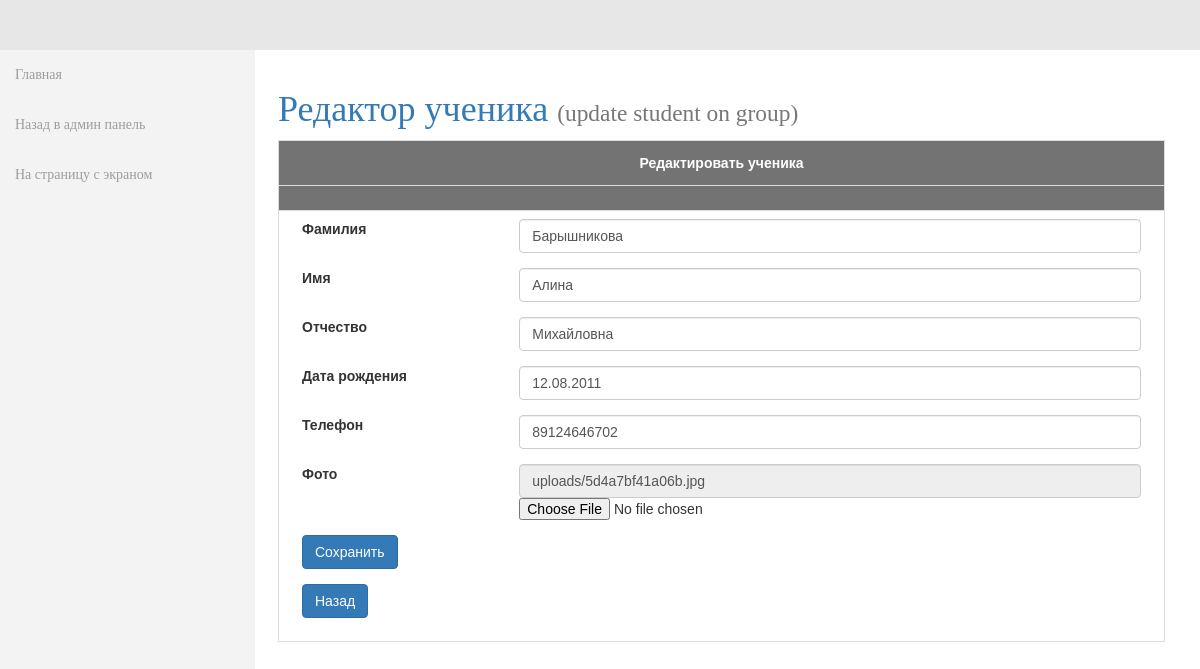
/admin/birthdate/grouplists/editst.php?studentid=11&id=380, run on the app's committed database.
### tables this page shows
CREATE TABLE IF NOT EXISTS `student` (
  `id` int(11) NOT NULL,
  `fname` varchar(50) NOT NULL,
  `lname` varchar(50) NOT NULL,
  `mname` varchar(50) NOT NULL,
  `birthdate` varchar(50) NOT NULL,
  `tel` varchar(50) NOT NULL,
  `photochash` varchar(255) DEFAULT NULL,
  `tableid` int(11) DEFAULT NULL,
  `studentid` int(11) DEFAULT NULL,
  `orgid` int(11) DEFAULT NULL
);

### admin/birthdate/src/Models/Edittitle/Edittitle.php (called while the page is built, shortened)
<?php
class Edittitle
{
    public $table = 'studenttitle_headline';
    function headertitle()
    {
        include($_SERVER['DOCUMENT_ROOT'] . "/config.php");
        $result3 = mysqli_query($mysqli, "SELECT * FROM $this->table");
        while ($row = mysqli_fetch_assoc($result3)) {
            $columns["$row[name]"] = $row['title'];
            $columns2["$row[smalltext]"] = $row['titlesmall'];
            $id["$row[name]"] = $row['id'];
            extract($columns2);
            extract($columns);
            extract($id);
            $this->columns = $columns;
            $this->columns2 = $columns2;
            $this->id = $id;
        }
    }
}

### admin/birthdate/grouplists/editst.php (the view, shortened to what this page needs)
<!DOCTYPE html>
<html lang="ru">
<head>
    <link rel="stylesheet" type="text/css" href="/admin/bootstrap/css/bootstrap.css" />
    <link rel="stylesheet" type="text/css" href="/admin/css/local.css" />
    <link rel="stylesheet" type="text/css" href="/admin/css/styles.css" />
</head>
<body>
    <?php
    require_once '../src/Models/Edittitle/Edittitle.php';
    ?>
    <div id="wrapper">
        <nav class="navbar navbar-inverse navbar-fixed-top" role="navigation">
            <ul class="nav navbar-nav side-nav">
                <li>
                    <a href="/admin/birthdate/index.php">
                        <i class="fa fa-tasks"></i> Главная
                    </a>
                </li>
                <li>
                    <a href="/admin/index.php">
                        <i class="fa fa-tasks"></i> Назад в админ панель
                    </a>
                </li>
                <li>
                    <a href="/index.php">
                        <i class="fa fa-tasks"></i> На страницу с экраном
                    </a>
                </li>
            </ul>
        </nav>
        <div class="col-lg-12">
            <div id="page-wrapper">
                <div>
                    <?php
                    $birthdate1 = new Birthdate\Edittitle();
                    $birthdate1->headertitle();
                    $id = $birthdate1->id[updatest];
                    $title = $birthdate1->columns[updatest];
                    $smalltext = $birthdate1->columns2[smallupdatest];
                    ?>
                    <a href="/admin/brithdate/edittitle.php?lessontitle=<?php echo $id ?>">
                        <h1>
                            <?php echo $title; ?>
                            <small><?php echo $smalltext; ?></small>
                        </h1>
                    </a>
                </div>
                <table id="customers" cellspacing="0" border="1" width="500">
                    <thead>
                        <tr>
                            <th colspan="2" style="text-align: center;">Редактировать ученика</th>
                        </tr>
                        <tr>
                            <th scope="col" width="100%"></th>
                        </tr>
                    </thead>
                    <tbody>
                        <?php
                        include($_SERVER['DOCUMENT_ROOT'] . "/config.php");
                        $id = $_GET['id'];
                        $result = mysqli_query($mysqli, "SELECT * FROM `student`, `studentgroup` WHERE student.studentid = studentgroup.studentid and student.id = $id");
                        $row = mysqli_fetch_array($result);
                        ?>
                        <tr>
                            <td colspan="2">
                                <div class="col-lg-12">
                                    <form action="" method="POST" enctype="multipart/form-data">
                                        <div class="form-group row">
                                            <label for="first_name" class="col-xs-3 col-form-label mr-2">Фамилия</label>
                                            <div class="col-xs-9">
                                                <input type="text" class="form-control" id="fname" name="fname" value="<?php echo $row[fname]; ?>">
                                            </div>
                                        </div>
                                        <div class="form-group row">
                                            <label for="last_name" class="col-xs-3 col-form-label mr-2">Имя </label>
                                            <div class="col-xs-9">
                                                <input type="text" class="form-control" id="lname" name="lname" value="<?php echo $row[lname]; ?>">
                                            </div>
                                        </div>
                                        <div class="form-group row">
                                            <label for="last_name" class="col-xs-3 col-form-label mr-2">Отчество </label>
                                            <div class="col-xs-9">
                                                <input type="text" class="form-control" id="mname" name="mname" value="<?php echo $row[mname]; ?>">
                                            </div>
                                        </div>
                                        <div class="form-group row">
                                            <label for="last_name" class="col-xs-3 col-form-label mr-2">Дата рождения </label>
                                            <div class="col-xs-9">
                                                <input type="text" class="form-control" id="date" name="date" value="<?php echo $row[birthdate]; ?>">
                                            </div>
                                        </div>
                                        <div class="form-group row">
                                            <label for="last_name" class="col-xs-3 col-form-label mr-2">Телефон </label>
                                            <div class="col-xs-9">
                                                <input type="text" class="form-control" id="tel" name="tel" value="<?php echo $row[tel]; ?>">
                                            </div>
                                        </div>
                                        <div class="form-group row">
                                            <label for="last_name" class="col-xs-3 col-form-label mr-2">Фото </label>
                                            <div class="col-xs-9">
                                                <input type="text" class="form-control" id="photochash" name="photochash" value="<?php echo $row[photochash]; ?>" readonly>
                                                <input type="file" class="" id="file" name="file" value="">
                                            </div>
                                        </div>
                                        <div class="form-group row">
                                            <div class="offset-xs-3 col-xs-9">
                                                <button type="submit" name="save" class="btn btn-primary">Сохранить</button>
                                            </div>
                                        </div>
                                        <div class="form-group row">
                                            <div class="offset-xs-3 col-xs-9">
                                                <?php echo "<a  class='btn btn-primary' href='lists.php?studentid=$row[studentid]'>Назад</a>"; ?>
                                            </div>
                                        </div>
                                    </form>
                            </td>
                        </tr>
                    </tbody>
            </div>
        </div>
</body>
</html>

### admin/css/local.css (style rules this page uses)
#wrapper { padding-left: 0; }
#page-wrapper { width: 100%; }
body { font-family: 'Trebuchet MS'; font-size: 14px; line-height: 1.42857143; color: #333; background-color: #fff; }
.navbar-inverse { background-color: #e7e7e7; border-color: #e7e7e7; }
@media (min-width:768px) { #wrapper { padding-left: 243px; } }
@media (min-width:768px) { #page-wrapper { padding: 20px 20px; } }
@media (min-width:768px) { .side-nav { margin-left: -225px; left: 225px; width: 255px; position: fixed; top: 50px; height: 100%; border-radius: 0; border: none; background-color: #F3F3F3; overflow-y: auto; } }
@media (min-width:768px) { .side-nav>li>a { width: 225px; } }

### admin/css/styles.css (style rules this page uses)
#customers { font-family: "Trebuchet MS", Arial, Helvetica, sans-serif; border-collapse: collapse; width: 100%; }
#customers td, #customers th { border: 1px solid #ddd; padding: 8px; }
#customers tr:nth-child(even) { background-color: #f2f2f2; }
#customers th { padding-top: 12px; padding-bottom: 12px; text-align: left; background-color: #737373; color: white; }

### data on the page
student: fname "Барышникова", lname "Алина", mname "Михайловна", date "12.08.2011", tel "89124646702", photochash "uploads/5d4a7bf41a06b.jpg"

### other printed values
$title "Редактор ученика"
$smalltext "(update student on group)"
